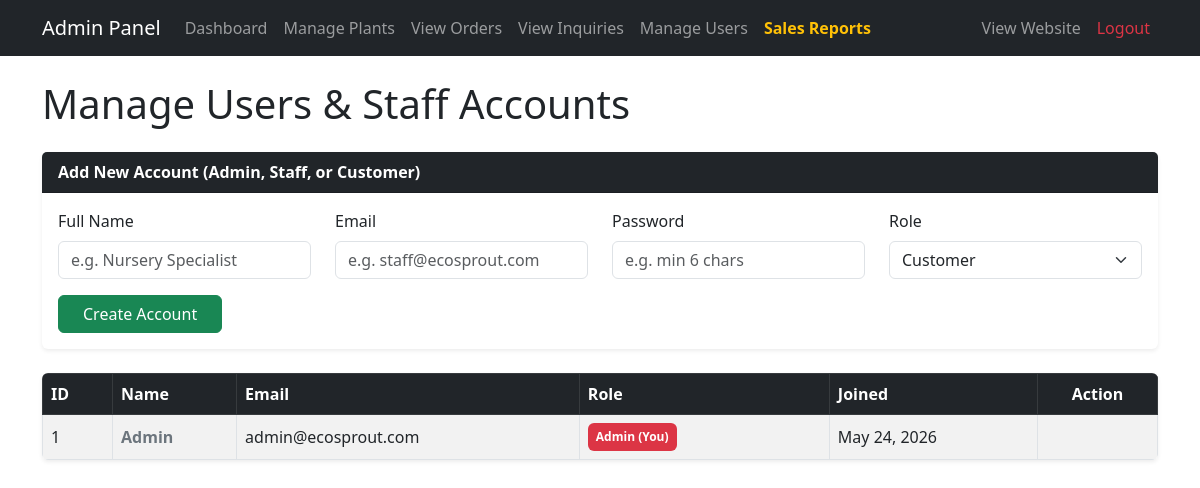
Before: /admin/users.php (signed in) with the older database file.
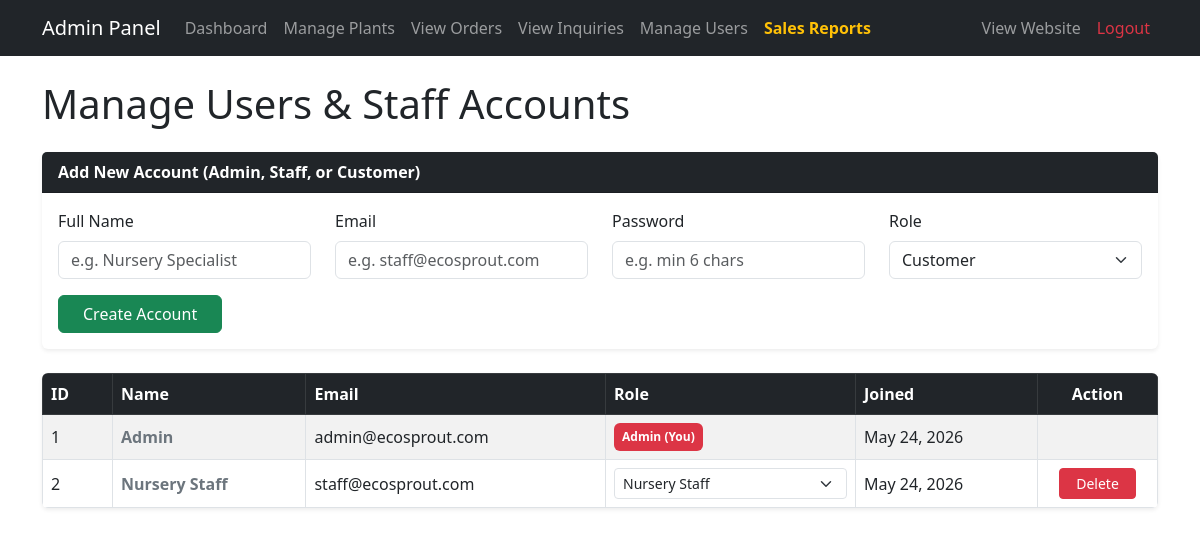
After: the same page with the newer database file.
### tables this page shows
CREATE TABLE `users` (
  `id` int(11) NOT NULL AUTO_INCREMENT,
  `name` varchar(100) NOT NULL,
  `email` varchar(100) NOT NULL,
  `password` varchar(255) NOT NULL,
  `role` enum('customer','admin','staff') DEFAULT 'customer',
  `created_at` timestamp DEFAULT CURRENT_TIMESTAMP,
  PRIMARY KEY (`id`),
  UNIQUE KEY `email` (`email`)
);

### admin/users.php (the view, shortened to what this page needs)
<?php
require_once 'header.php';
$users = $pdo->query("SELECT * FROM users ORDER BY role, id")->fetchAll();
?>
<h1 class="mb-4">Manage Users & Staff Accounts</h1>
<div class="card mb-4 shadow-sm border-0">
    <div class="card-header bg-dark text-white fw-bold">Add New Account (Admin, Staff, or Customer)</div>
    <div class="card-body">
        <form action="users.php" method="POST">
            <div class="row">
                <div class="col-md-3 mb-3">
                    <label class="form-label">Full Name</label>
                    <input type="text" name="name" class="form-control" placeholder="e.g. Nursery Specialist" required>
                </div>
                <div class="col-md-3 mb-3">
                    <label class="form-label">Email</label>
                    <input type="email" name="email" class="form-control" placeholder="e.g. staff@ecosprout.com" required>
                </div>
                <div class="col-md-3 mb-3">
                    <label class="form-label">Password</label>
                    <input type="password" name="password" class="form-control" placeholder="e.g. min 6 chars" required>
                </div>
                <div class="col-md-3 mb-3">
                    <label class="form-label">Role</label>
                    <select name="role" class="form-select" required>
                        <option value="customer">Customer</option>
                    </select>
                </div>
            </div>
            <button type="submit" class="btn btn-success px-4">Create Account</button>
        </form>
    </div>
</div>
<div class="table-responsive shadow-sm rounded">
    <table class="table table-bordered table-striped align-middle bg-white mb-0">
        <thead class="table-dark">
            <tr>
                <th style="width: 70px;">ID</th>
                <th>Name</th>
                <th>Email</th>
                <th style="width: 250px;">Role</th>
                <th>Joined</th>
                <th style="width: 120px;" class="text-center">Action</th>
            </tr>
        </thead>
        <tbody>
            <?php foreach ($users as $u): ?>
                <tr>
                    <td><?php echo $u['id']; ?></td>
                    <td><strong class="text-secondary"><?php echo htmlspecialchars($u['name']); ?></strong></td>
                    <td><?php echo htmlspecialchars($u['email']); ?></td>
                    <td>
                        <?php if ($u['id'] != $_SESSION['user_id']): ?>
                            <form action="users.php" method="POST" class="d-flex align-items-center gap-2">
                                <select name="role" class="form-select form-select-sm" onchange="this.form.submit()">
                                    <option value="staff" <?php echo $u['role']=='staff'?'selected':''; ?>>Nursery Staff</option>
                                </select>
                            </form>
                        <?php else: ?>
                            <span class="badge bg-danger p-2"><?php echo ucfirst($u['role']); ?> (You)</span>
                        <?php endif; ?>
                    </td>
                    <td><?php echo date('M d, Y', strtotime($u['created_at'])); ?></td>
                    <td class="text-center">
                        <?php if ($u['id'] != $_SESSION['user_id']): ?>
                            <form action="users.php" method="POST" onsubmit="return confirm('Are you sure you want to delete this user? This cannot be undone.');">
                                <button type="submit" class="btn btn-danger btn-sm px-3">Delete</button>
                            </form>
                        <?php endif; ?>
                    </td>
                </tr>
            <?php endforeach; ?>
        </tbody>
    </table>
</div>
<?php require_once 'footer.php'; ?>

Changed rows visible on the page:
added users: id "2", name "Nursery Staff", email "staff@ecosprout.com", role "Nursery Staff", created_at "May 24, 2026"
